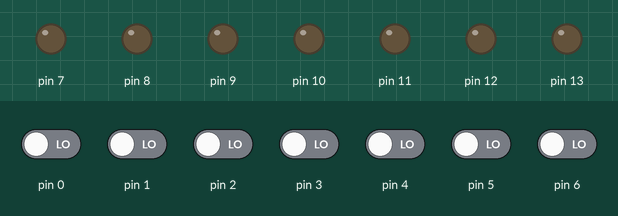
Simulated run of this sketch. Board: Arduino Uno, built with avr-gcc and run on an emulated ATmega328P. Parts: output pins drawn as LEDs (lit = HIGH). The test bench sets the inputs (shaded band); at power-on: pin 0–6 LOW.

Above: at 1.2 s.
1.3 s: pin 0 driven HIGH
At 1.8 s:
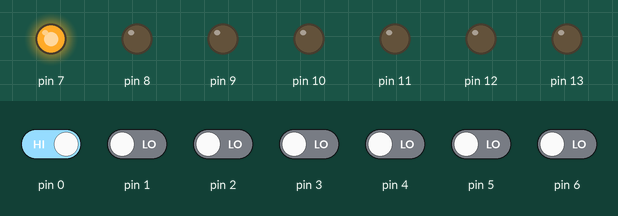
2.8 s: pin 1 driven HIGH
At 4.0 s:
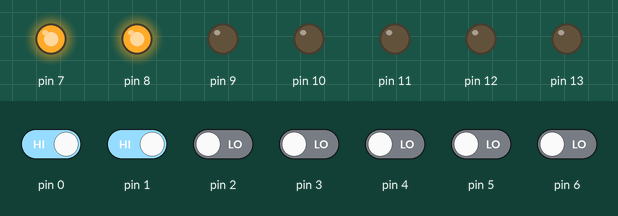
4.3 s: pin 2 driven HIGH
At 5.3 s:
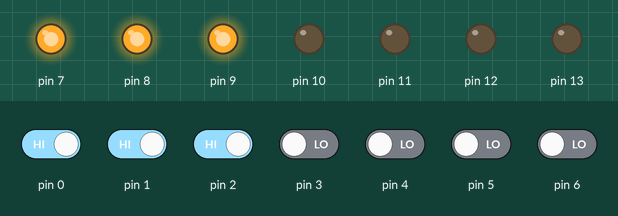
5.8 s: pin 3 driven HIGH
At 6.4 s:
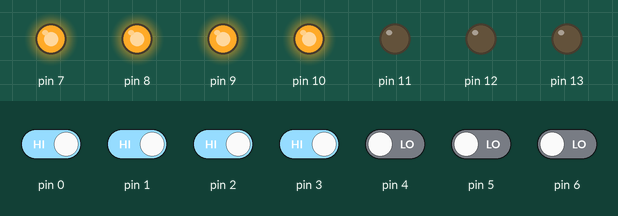
7.3 s: pin 4 driven HIGH
At 7.6 s:
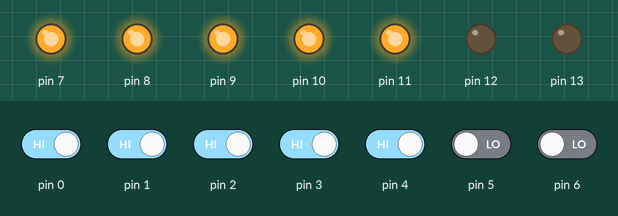
8.8 s: pin 5 driven HIGH
At 9.9 s:
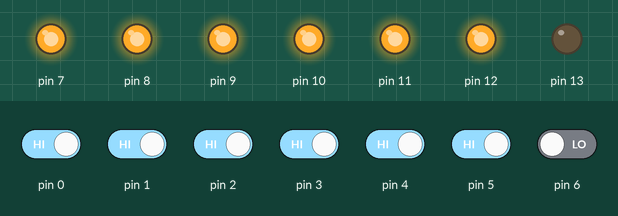
Timing chart, 0 to 11.3 s (numbered marks = the images above; inputs shaded):
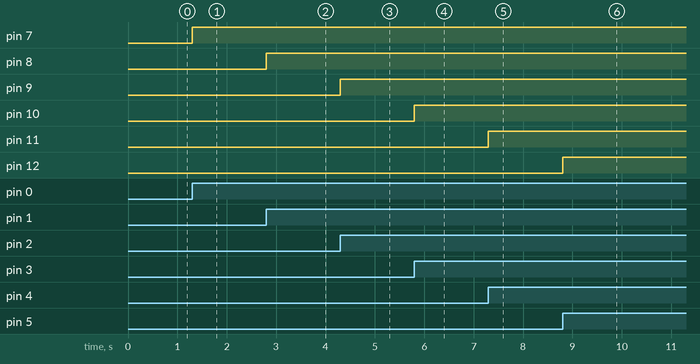

Measured:
- after the input at 1.3 s, pin 7: LOW → HIGH at once
- after the input at 2.8 s, pin 8: LOW → HIGH at once
- after the input at 4.3 s, pin 9: LOW → HIGH at once
- after the input at 5.8 s, pin 10: LOW → HIGH at once
- after the input at 7.3 s, pin 11: LOW → HIGH at once
- after the input at 8.8 s, pin 12: LOW → HIGH at once

The sketch:

botaoIOfor.ino
```cpp
void setup (){
    int x;
    for(x=0; x<=6; x++){
    pinMode(x,INPUT);
    }

    int y;
    for(y=7; y<=13; y++){
    pinMode(y,OUTPUT);
    }

}
void loop(){
    int i;
    int j;
    int w =7;
    for (i=0; i<=6; i++){
        boolean valor = digitalRead(i);        //Lendo a entrada do pino 1
        j = (w+i);
            digitalWrite(j, valor);
     }

}
```
